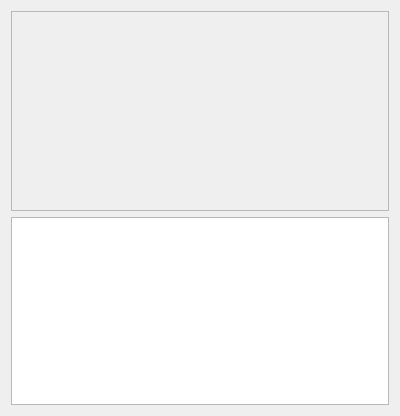
<?xml version="1.0" encoding="UTF-8"?>
<ui version="4.0">
 <class>ViewClients</class>
 <widget class="QDialog" name="ViewClients">
  <property name="geometry">
   <rect>
    <x>0</x>
    <y>0</y>
    <width>400</width>
    <height>416</height>
   </rect>
  </property>
  <property name="windowTitle">
   <string>Dialog</string>
  </property>
  <layout class="QGridLayout" name="gridLayout">
   <item row="1" column="0">
    <widget class="QListWidget" name="clientList"/>
   </item>
   <item row="0" column="0">
    <widget class="QFrame" name="frame">
     <property name="minimumSize">
      <size>
       <width>0</width>
       <height>200</height>
      </size>
     </property>
     <property name="frameShape">
      <enum>QFrame::StyledPanel</enum>
     </property>
     <property name="frameShadow">
      <enum>QFrame::Raised</enum>
     </property>
     <widget class="QLabel" name="lbClientInfo">
      <property name="geometry">
       <rect>
        <x>20</x>
        <y>20</y>
        <width>351</width>
        <height>151</height>
       </rect>
      </property>
      <property name="minimumSize">
       <size>
        <width>100</width>
        <height>100</height>
       </size>
      </property>
      <property name="maximumSize">
       <size>
        <width>1000</width>
        <height>1000</height>
       </size>
      </property>
      <property name="font">
       <font>
        <pointsize>14</pointsize>
       </font>
      </property>
      <property name="text">
       <string/>
      </property>
      <property name="scaledContents">
       <bool>true</bool>
      </property>
      <property name="alignment">
       <set>Qt::AlignCenter</set>
      </property>
     </widget>
    </widget>
   </item>
  </layout>
 </widget>
 <resources/>
 <connections/>
</ui>
